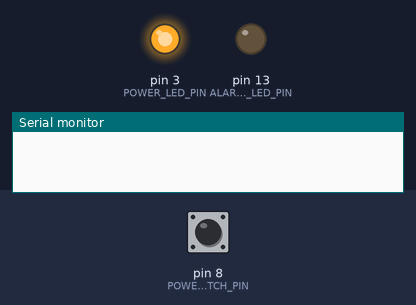
A sketch run on a simulated Arduino Uno, built with avr-gcc and run on an emulated ATmega328P. Parts: output pins drawn as LEDs (lit = HIGH), the last lines printed to the serial monitor. Dashed ring = blinking. The inputs (shaded band) are chosen by the test bench; at power-on: pin 8 (POWER_SWITCH_PIN) LOW.

Above: at 1.2 s.
1.3 s: pin 8 (POWER_SWITCH_PIN) pulled HIGH for 0.15 s
At 1.42 s:
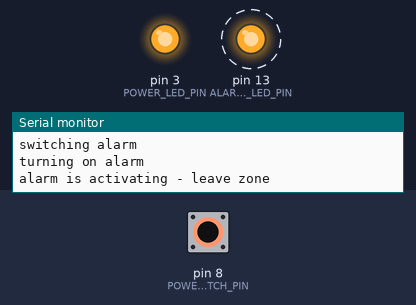
4.3 s: pin 8 (POWER_SWITCH_PIN) pulled HIGH for 1 s
At 5.7 s:
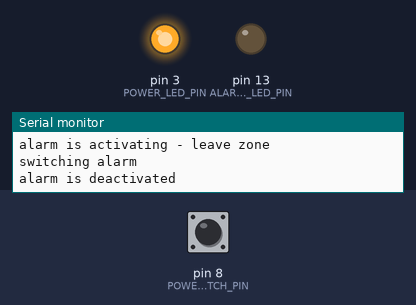
6.8 s: pin 8 (POWER_SWITCH_PIN) driven HIGH
At 13.2 s:
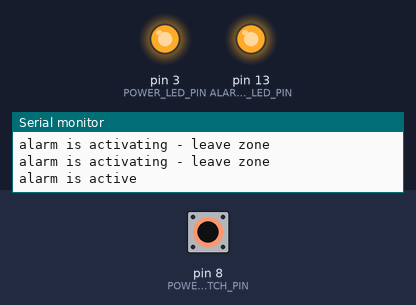
Timing chart, 0 to 14.7 s (numbered marks = the images above; inputs shaded):
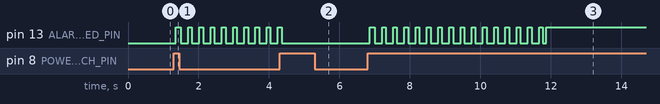

The sketch:

alarm_v1.ino
```cpp
const int POWER_SWITCH_PIN = 8;     // button to activate/deactivate alarm
const int POWER_LED_PIN = 3;        // green LED indicates alarm is ok
const int ALARM_ACTIVE_LED_PIN = 13; // red light LED indicates alarm is active, blinking alarm is starting (time to leave secured zone)

const long DEBOUNCE_DELAY = 50;     // debounce delay time

const int DOOR_SENZOR_PIN = 5;      // pin for opened door indicating

const int LEAVE_ZONE_TIME = 5000; // time to leave secured zone after alarm activating (in milliseconds)

bool powerSwitchLastState = false;  // remember last state of the power switch button
bool powerSwitchState = false;
long powerSwitchDebounceTime;

bool alarmActive = false;  // variable indicates if alarm is active=1 or inactive=0
unsigned long alarmActivatingTime = 0;
int alarmLedState = LOW;
unsigned long alarmLedHighInterval = 100;
unsigned long alarmLedLowInterval = 200;
unsigned long previousAlarmLedToggleTime = 0;

void setup() {
  Serial.begin(9600);
  // input/output PIN settings
  pinMode(POWER_SWITCH_PIN, INPUT);
  pinMode(POWER_LED_PIN, OUTPUT);
  pinMode(ALARM_ACTIVE_LED_PIN, OUTPUT);

  pinMode(DOOR_SENZOR_PIN, INPUT);

  // turn on power led
  digitalWrite(POWER_LED_PIN, HIGH);

}

void loop() {
  checkPowerSwitch();

  alarmActivating();


}

bool isAlarmActive() {
  return alarmActive;
}

bool isAlarmActivating() {
  return alarmActivatingTime > 0;
}

void checkPowerSwitch() {
  // turning on/off alarm
  bool reading = digitalRead(POWER_SWITCH_PIN);
  if (reading != powerSwitchLastState) {
    powerSwitchDebounceTime = millis();
  }
  if ((millis() - powerSwitchDebounceTime) > DEBOUNCE_DELAY) {
    if (reading != powerSwitchState) {
      powerSwitchState = reading;
      if (powerSwitchState) {
        Serial.println("switching alarm");
        if (isAlarmActive() or isAlarmActivating()) turnOffAlarm();
        else turnOnAlarm();
      }
    }
  }
  powerSwitchLastState = reading;
}

void turnOffAlarm() {
  alarmActive = false;    // turn off alarm
  alarmLedState = LOW;    // turn off LED
  digitalWrite(ALARM_ACTIVE_LED_PIN, alarmLedState);
  previousAlarmLedToggleTime = millis();
  alarmActivatingTime = 0;
  Serial.println("alarm is deactivated");
}

void turnOnAlarm() {
  alarmActivatingTime = millis();
  Serial.println("turning on alarm");
}


void alarmActivating() {
  unsigned long currentMillis = millis();
  if (alarmActivatingTime > 0) {
    if (currentMillis - alarmActivatingTime < LEAVE_ZONE_TIME) {
      // blinking
      Serial.println("alarm is activating - leave zone");
      if (alarmLedState == LOW && currentMillis - previousAlarmLedToggleTime > alarmLedLowInterval) {
        alarmLedState = HIGH;
        digitalWrite(ALARM_ACTIVE_LED_PIN, alarmLedState);
        previousAlarmLedToggleTime = currentMillis;
      } else if (alarmLedState == HIGH && currentMillis - previousAlarmLedToggleTime > alarmLedHighInterval) {
        alarmLedState = LOW;
        digitalWrite(ALARM_ACTIVE_LED_PIN, alarmLedState);
        previousAlarmLedToggleTime = currentMillis;
      }
    } else {
      // LED should be lighting, alarm is ON
      alarmLedState = HIGH;
      alarmActive = true;
      digitalWrite(ALARM_ACTIVE_LED_PIN, alarmLedState);
      alarmActivatingTime = 0;
      Serial.println("alarm is active");
    }
  }
}
```

Measured:
- after the input at 1.3 s, pin 13 (ALARM_ACTIVE_LED_PIN): alternates HIGH for 0.11 s and LOW for 0.21 s, starting after 0.05 s
- after the input at 4.3 s, pin 13 (ALARM_ACTIVE_LED_PIN): goes on until 4.4 s, then stays LOW
- after the input at 6.8 s, pin 13 (ALARM_ACTIVE_LED_PIN): goes 15 × (HIGH 0.14 s, LOW 0.21 s), HIGH 0.11 s, LOW 0.11 s, then HIGH, starting after 0.05 s
